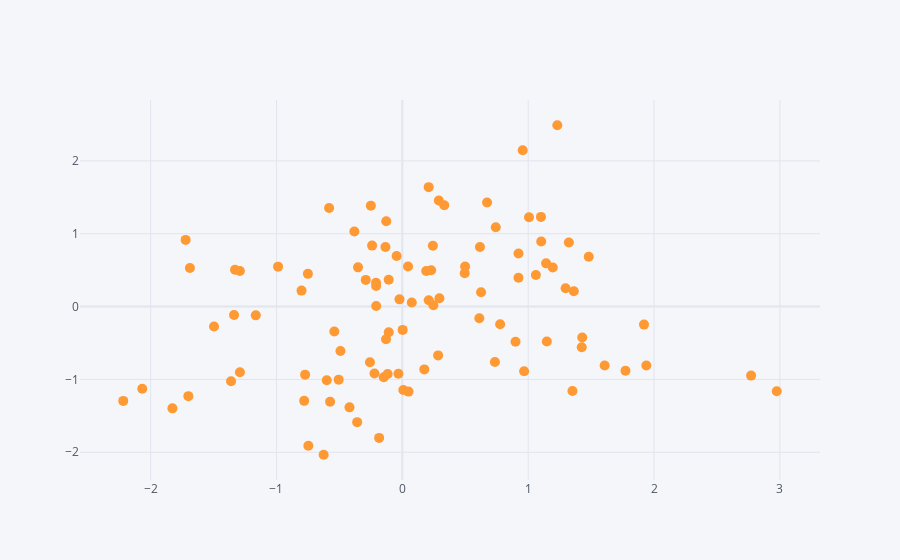

Write notebook code for a chart like this one.
### Code cell
# scatter plot
df1.iplot(kind='scatter', x='A', y='B', mode='markers', size=10)
